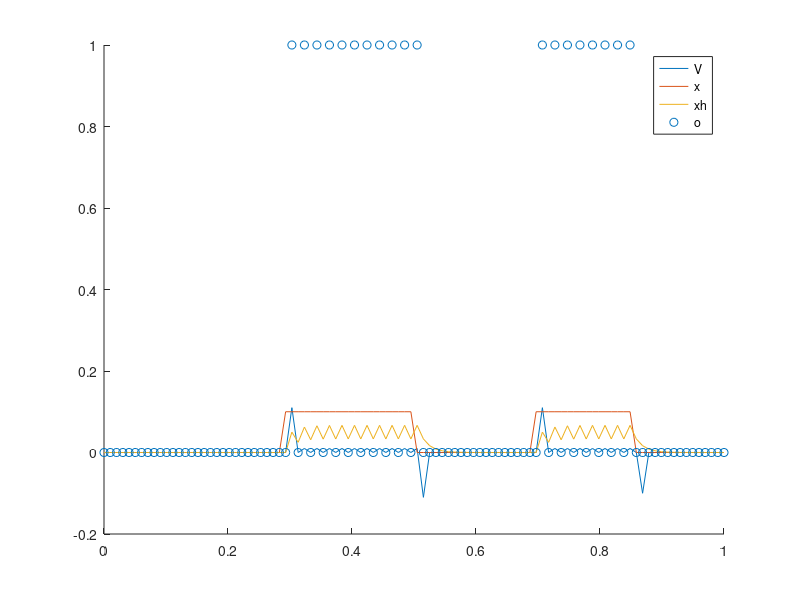

This chart was generated by the following MATLAB code:
% number of timesteps
n = 100;
ts = linspace(0, 1, n);

% a simple step function
x = zeros(n, 1);
x(30:50) = 0.1;
x(70:85) = 0.1;
xp = zeros(n, 1);
xp(30) = 1;
xp(51) = -1;
xp(70) = 1;
xp(86) = -1;

% % sine wave input
% x = sin(ts)./4;
% xp = cos(ts)./4;

% current membrane voltage
v = 0;
% output weight
w = 0.1;
% spike train
o = zeros(n,1);
% v(t)
V = zeros(n,1);
% xhat(t) (prediction)
xh = zeros(n,1);


for t = 2:n
    % membrane voltage update equation
    dv = -v + w*(x(t-1) + xp(t-1)) - w^2*o(t-1);
    v = v + dv;
    
    V(t) = v;
    
    % fire spike if V > T
    if v > w^2/2
        o(t) = 1;
    end
    
    % calculate prediction 
    % NOTE: this is probably not the right way to calculate the prediction.
    % Eqn. 1 in paper containt derivative of xhat, I just approximated that
    % here with xhat(t) - xhat(t-1), which is probably not the best idea
    xh(t) = (w*o(t) + xh(t-1))/2;
end

hold on
plot(ts, V)
plot(ts, x)
plot(ts, xh)
scatter(ts, o)
legend('V', 'x', 'xh', 'o')

%%
% change time window size
